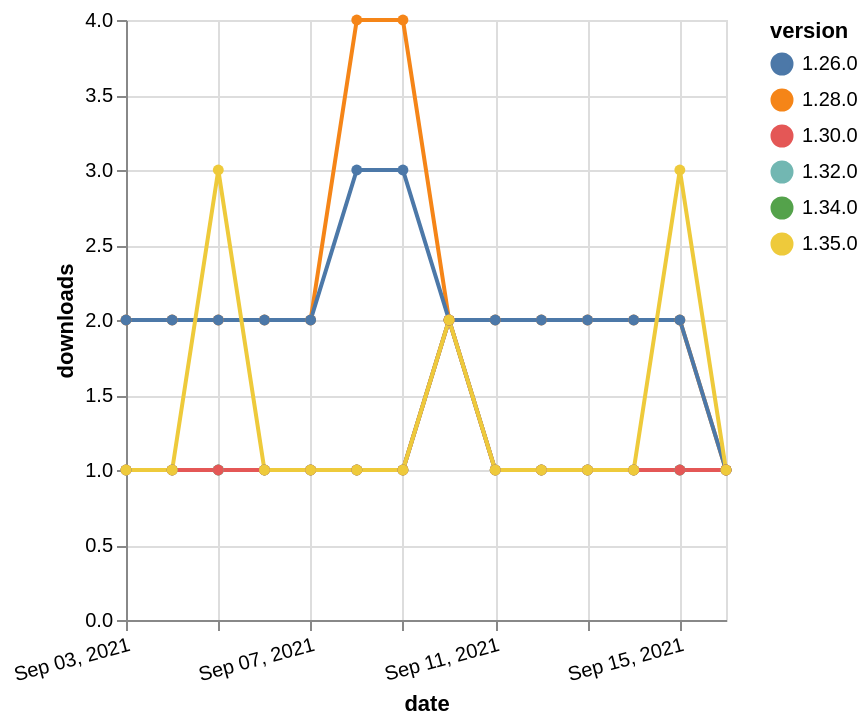

Here is the Vega-Lite specification saved for this chart:
### Vega-Lite specification from a JSON file in a GitHub repository (floating-point values rounded to 4 significant figures)
{"$schema": "https://vega.github.io/schema/vega-lite/v5.json", "description": "A simple bar chart with embedded data.", "data": {"values": [{"date": "2021-09-03", "total": 174, "delta": 1, "version": "1.34.0"}, {"date": "2021-09-04", "total": 175, "delta": 1, "version": "1.34.0"}, {"date": "2021-09-05", "total": 176, "delta": 1, "version": "1.34.0"}, {"date": "2021-09-06", "total": 177, "delta": 1, "version": "1.34.0"}, {"date": "2021-09-07", "total": 178, "delta": 1, "version": "1.34.0"}, {"date": "2021-09-08", "total": 179, "delta": 1, "version": "1.34.0"}, {"date": "2021-09-09", "total": 180, "delta": 1, "version": "1.34.0"}, {"date": "2021-09-10", "total": 182, "delta": 2, "version": "1.34.0"}, {"date": "2021-09-11", "total": 183, "delta": 1, "version": "1.34.0"}, {"date": "2021-09-12", "total": 184, "delta": 1, "version": "1.34.0"}, {"date": "2021-09-13", "total": 185, "delta": 1, "version": "1.34.0"}, {"date": "2021-09-14", "total": 186, "delta": 1, "version": "1.34.0"}, {"date": "2021-09-15", "total": 187, "delta": 1, "version": "1.34.0"}, {"date": "2021-09-16", "total": 188, "delta": 1, "version": "1.34.0"}, {"date": "2021-09-03", "total": 193, "delta": 1, "version": "1.32.0"}, {"date": "2021-09-04", "total": 194, "delta": 1, "version": "1.32.0"}, {"date": "2021-09-05", "total": 195, "delta": 1, "version": "1.32.0"}, {"date": "2021-09-06", "total": 196, "delta": 1, "version": "1.32.0"}, {"date": "2021-09-07", "total": 197, "delta": 1, "version": "1.32.0"}, {"date": "2021-09-08", "total": 198, "delta": 1, "version": "1.32.0"}, {"date": "2021-09-09", "total": 199, "delta": 1, "version": "1.32.0"}, {"date": "2021-09-10", "total": 201, "delta": 2, "version": "1.32.0"}, {"date": "2021-09-11", "total": 202, "delta": 1, "version": "1.32.0"}, {"date": "2021-09-12", "total": 203, "delta": 1, "version": "1.32.0"}, {"date": "2021-09-13", "total": 204, "delta": 1, "version": "1.32.0"}, {"date": "2021-09-14", "total": 205, "delta": 1, "version": "1.32.0"}, {"date": "2021-09-15", "total": 206, "delta": 1, "version": "1.32.0"}, {"date": "2021-09-16", "total": 207, "delta": 1, "version": "1.32.0"}, {"date": "2021-09-03", "total": 2459, "delta": 2, "version": "1.28.0"}, {"date": "2021-09-04", "total": 2461, "delta": 2, "version": "1.28.0"}, {"date": "2021-09-05", "total": 2463, "delta": 2, "version": "1.28.0"}, {"date": "2021-09-06", "total": 2465, "delta": 2, "version": "1.28.0"}, {"date": "2021-09-07", "total": 2467, "delta": 2, "version": "1.28.0"}, {"date": "2021-09-08", "total": 2471, "delta": 4, "version": "1.28.0"}, {"date": "2021-09-09", "total": 2475, "delta": 4, "version": "1.28.0"}, {"date": "2021-09-10", "total": 2477, "delta": 2, "version": "1.28.0"}, {"date": "2021-09-11", "total": 2479, "delta": 2, "version": "1.28.0"}, {"date": "2021-09-12", "total": 2481, "delta": 2, "version": "1.28.0"}, {"date": "2021-09-13", "total": 2483, "delta": 2, "version": "1.28.0"}, {"date": "2021-09-14", "total": 2485, "delta": 2, "version": "1.28.0"}, {"date": "2021-09-15", "total": 2487, "delta": 2, "version": "1.28.0"}, {"date": "2021-09-16", "total": 2488, "delta": 1, "version": "1.28.0"}, {"date": "2021-09-03", "total": 2308, "delta": 2, "version": "1.26.0"}, {"date": "2021-09-04", "total": 2310, "delta": 2, "version": "1.26.0"}, {"date": "2021-09-05", "total": 2312, "delta": 2, "version": "1.26.0"}, {"date": "2021-09-06", "total": 2314, "delta": 2, "version": "1.26.0"}, {"date": "2021-09-07", "total": 2316, "delta": 2, "version": "1.26.0"}, {"date": "2021-09-08", "total": 2319, "delta": 3, "version": "1.26.0"}, {"date": "2021-09-09", "total": 2322, "delta": 3, "version": "1.26.0"}, {"date": "2021-09-10", "total": 2324, "delta": 2, "version": "1.26.0"}, {"date": "2021-09-11", "total": 2326, "delta": 2, "version": "1.26.0"}, {"date": "2021-09-12", "total": 2328, "delta": 2, "version": "1.26.0"}, {"date": "2021-09-13", "total": 2330, "delta": 2, "version": "1.26.0"}, {"date": "2021-09-14", "total": 2332, "delta": 2, "version": "1.26.0"}, {"date": "2021-09-15", "total": 2334, "delta": 2, "version": "1.26.0"}, {"date": "2021-09-16", "total": 2335, "delta": 1, "version": "1.26.0"}, {"date": "2021-09-03", "total": 231, "delta": 1, "version": "1.30.0"}, {"date": "2021-09-04", "total": 232, "delta": 1, "version": "1.30.0"}, {"date": "2021-09-05", "total": 233, "delta": 1, "version": "1.30.0"}, {"date": "2021-09-06", "total": 234, "delta": 1, "version": "1.30.0"}, {"date": "2021-09-07", "total": 235, "delta": 1, "version": "1.30.0"}, {"date": "2021-09-08", "total": 236, "delta": 1, "version": "1.30.0"}, {"date": "2021-09-09", "total": 237, "delta": 1, "version": "1.30.0"}, {"date": "2021-09-10", "total": 239, "delta": 2, "version": "1.30.0"}, {"date": "2021-09-11", "total": 240, "delta": 1, "version": "1.30.0"}, {"date": "2021-09-12", "total": 241, "delta": 1, "version": "1.30.0"}, {"date": "2021-09-13", "total": 242, "delta": 1, "version": "1.30.0"}, {"date": "2021-09-14", "total": 243, "delta": 1, "version": "1.30.0"}, {"date": "2021-09-15", "total": 244, "delta": 1, "version": "1.30.0"}, {"date": "2021-09-16", "total": 245, "delta": 1, "version": "1.30.0"}, {"date": "2021-09-03", "total": 160, "delta": 1, "version": "1.35.0"}, {"date": "2021-09-04", "total": 161, "delta": 1, "version": "1.35.0"}, {"date": "2021-09-05", "total": 164, "delta": 3, "version": "1.35.0"}, {"date": "2021-09-06", "total": 165, "delta": 1, "version": "1.35.0"}, {"date": "2021-09-07", "total": 166, "delta": 1, "version": "1.35.0"}, {"date": "2021-09-08", "total": 167, "delta": 1, "version": "1.35.0"}, {"date": "2021-09-09", "total": 168, "delta": 1, "version": "1.35.0"}, {"date": "2021-09-10", "total": 170, "delta": 2, "version": "1.35.0"}, {"date": "2021-09-11", "total": 171, "delta": 1, "version": "1.35.0"}, {"date": "2021-09-12", "total": 172, "delta": 1, "version": "1.35.0"}, {"date": "2021-09-13", "total": 173, "delta": 1, "version": "1.35.0"}, {"date": "2021-09-14", "total": 174, "delta": 1, "version": "1.35.0"}, {"date": "2021-09-15", "total": 177, "delta": 3, "version": "1.35.0"}, {"date": "2021-09-16", "total": 178, "delta": 1, "version": "1.35.0"}]}, "width": "container", "mark": {"type": "line", "point": {"filled": true}}, "encoding": {"x": {"field": "date", "type": "temporal", "timeUnit": "yearmonthdate", "title": "date", "axis": {"labelAngle": -15}}, "y": {"field": "delta", "type": "quantitative", "title": "downloads"}, "color": {"field": "version", "type": "nominal"}, "tooltip": {"field": "delta"}}}
